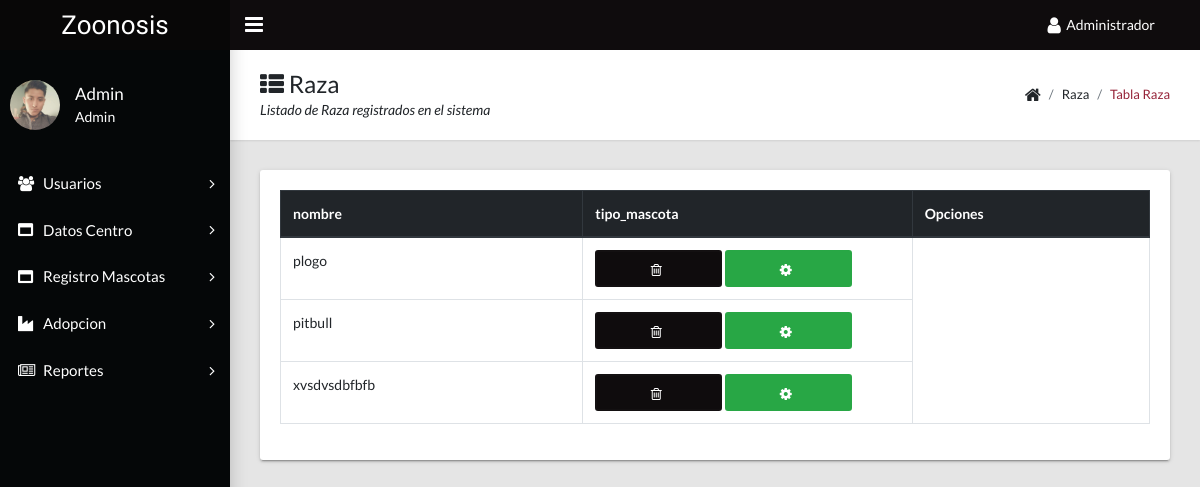
Screenshot of /admin/docs/listar_raza.php (signed in) with the database file from the repository.
### tables this page shows
CREATE TABLE `raza` (
  `id_raza` int(11) NOT NULL AUTO_INCREMENT,
  `nombre` varchar(50) DEFAULT NULL,
  PRIMARY KEY (`id_raza`)
);

### modelo/conexion.php (called while the page is built, shortened)
<?php
class conexion{
	public $con;
	function __construct(){
	$this->host="localhost";
	$this->user="root";
	$this->clave="";
	$this->db="zoonosis_db";
	$this->con=mysqli_connect($this->host, $this->user,$this->clave);
	mysqli_query($this->con, 'SET NAMES UTF-8');
	if($this->con){
		mysqli_select_db($this->con,$this->db);
	}
	}
public function con_retorno($sql){
$resp=mysqli_query($this->con, $sql);
return $resp;
}
}

### modelo/mdl_raza.php (called while the page is built, shortened)
<?php
require("conexion.php");
class mdl_raza
{
    public $obj_con;
    function __construct()
    {
        $this->obj_con = new conexion();
    }
    public function listar()
    {
        $sql="select * from raza";
        return $this->obj_con->con_retorno($sql);
    }
}

### admin/docs/listar_raza.php (the view, shortened to what this page needs)
<?php
include_once('menu.php');
include_once ('../../modelo/mdl_raza.php');
$objeto=new mdl_raza();
$datos=$objeto->listar();
?>
<main class="app-content">
    <div class="app-title">
        <div>
            <h1><i class="fa fa-th-list"></i> Raza</h1>
            <p>Listado de Raza registrados en el sistema</p>
        </div>
        <ul class="app-breadcrumb breadcrumb side">
            <li class="breadcrumb-item"><i class="fa fa-home fa-lg"></i></li>
            <li class="breadcrumb-item">Raza</li>
            <li class="breadcrumb-item active"><a href="crear_raza.php">Tabla Raza</a></li>
        </ul>
    </div>
    <div class="row">
        <div class="col-md-12">
            <div class="tile">
                <div class="tile-body">
                    <table class="table table-hover table-bordered" id="sampleTable">
                        <thead class="thead-dark">
                        <tr>
                            <th>nombre</th>
                            <th>tipo_mascota</th>
                            <th>Opciones</th>
                        </tr>
                        </thead>
                        <tbody>
                        <?php
                        while($row=mysqli_fetch_assoc($datos)){
                            echo "<tr>";
                            echo "<td>".$row['nombre']."</td>";
                            $id_raza=$row['id_raza'];
                            $nombre=$row['nombre'];
                            echo "<td><a class='btn btn-danger col-md-5' href='../../enrutador/enr_raza.php?id_raza=".$id_raza."'><i class='fa fa-trash-o' aria-hidden='true'></i></a>
                            <a class=' btn btn-success col-md-5' href='modificar_raza.php?id_raza=".$id_raza."&nombre=".$nombre."'><i class='fa fa-cog' aria-hidden='true'></i></a></td>";
                            echo "</tr>";
                        }?>
                        </tbody>
                    </table>
                </div>
            </div>
        </div>
    </div>
</main>

### rows the page displays
raza: nombre "plogo"
raza: nombre "pitbull"
raza: nombre "xvsdvsdbfbfb"

### other values shown
$_SESSION['rol'] "Administrador"
$_SESSION['nombre'] "Admin"
$_SESSION['papellido'] "Admin"
